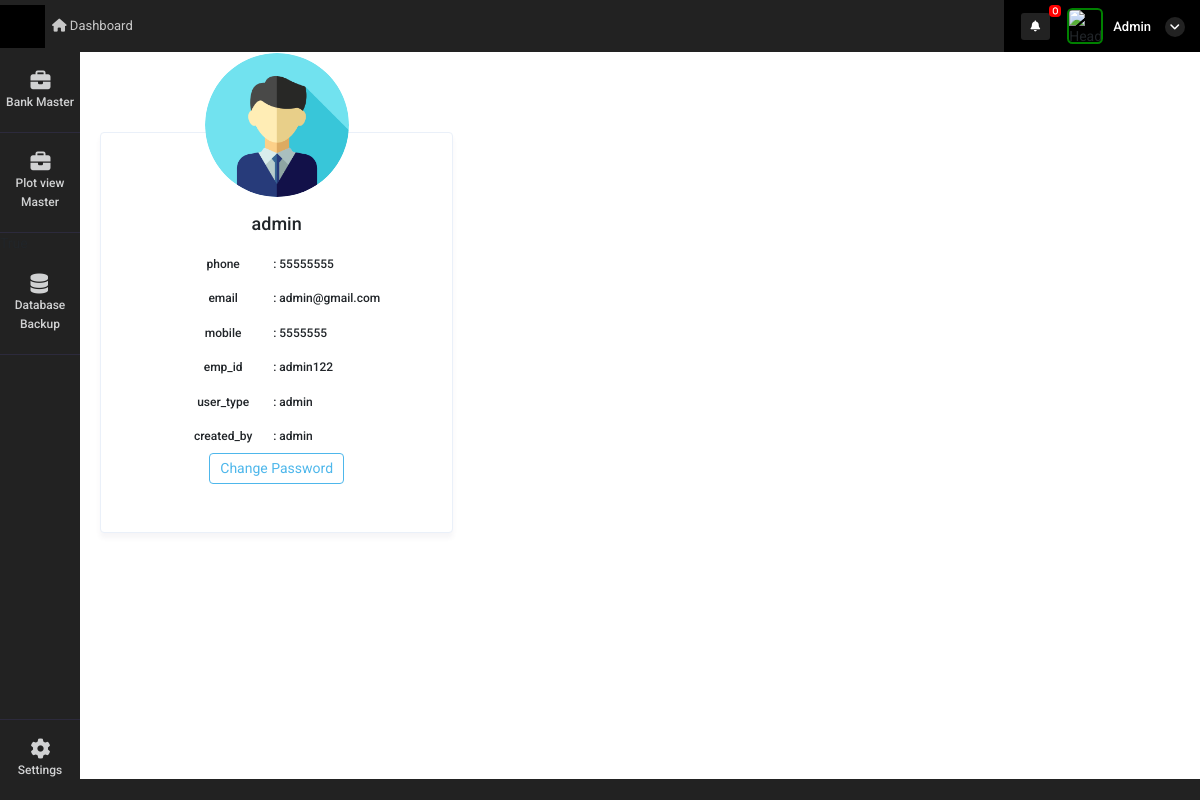
The page /profile (signed in) on the database its author committed.
### super_admin/models.py (models this page shows)
class common(models.Model):  # COMM0N
    dt = models.DateField(auto_now=True)
    tm = models.TimeField(auto_now=True)
    updated = models.DateTimeField(default=timezone.now)
    status = models.CharField(max_length=255, null=True)
    class Meta:
        abstract = True

class user_Details(common):
    auth_user = models.ForeignKey(User,on_delete=models.CASCADE,related_name="auth_user_login_id", null=True)
    name = models.CharField(max_length=255,null=True)
    phone = models.CharField(max_length=255,null=True)
    email = models.EmailField(null=True)
    mobile = models.CharField(max_length=255,null=True)
    emp_id = models.CharField(max_length=255,null=True)
    address1 = models.CharField(max_length=255,null=True)
    address2 = models.CharField(max_length=255,null=True)
    city = models.CharField(max_length=255,null=True)
    state = models.CharField(max_length=255,null=True)
    country = models.CharField(max_length=255,null=True)
    zip = models.CharField(max_length=255,null=True)
    password_geration_type = models.CharField(max_length=255,choices=password_generate_option,null=True)
    user_type = models.CharField(max_length=255,choices=login_user_type,null=True)
    atatchment = models.FileField(upload_to="user_image",null=True)
    created_by = models.ForeignKey(User,on_delete=models.CASCADE,related_name="added_by_user_id", null=True)
    plot_list_view = models.CharField(max_length=255,null=True)
    price_visibility = models.IntegerField(null=True,default=1)
    property_access =  models.CharField(max_length=255,choices=property_access_option,null=True)
    manager_nav_ploat_permission = models.IntegerField(default=0)
    manager_nav_user_permission = models.IntegerField(default=0)
    manager_nav_plot_edit_permission = models.IntegerField(default=0)
    manager_nav_booking_cancel_permission = models.IntegerField(default=0)
    manager_nav_customer_read_permission = models.IntegerField(default=0)
    manager_nav_customer_write_permission = models.IntegerField(default=0)
    manager_nav_customer_edit_permission = models.IntegerField(default=0)
    manager_nav_document_read_permission = models.IntegerField(default=0)
    manager_nav_document_write_permission = models.IntegerField(default=0)
    manager_nav_document_edit_permission = models.IntegerField(default=0)

### super_admin/views.py (the view)
# urls.py: path('profile',views.profile,name='profile'),
def profile(request):
    try:
        user_data = user_Details.objects.get(auth_user=request.user)
        context = {
            'user_data': user_data,
            'bank_nav':1
        }
        return render(request, 'super_admin/profile.html', context)
    except:
        return render(request, 'super_admin/profile.html',{ 'bank_nav':1})

### super_admin/templatetags/notification.py (called while the page is built, shortened)
@register.filter(name='get_notifications')
def get_notifications(value,args):
    user_dat = User.objects.get(id=value.id)
    st = user_dat.is_superuser
    data_count = ''
    if st == True:
        data_count = user_request_plot.objects.filter(read_status=0).count()
    return data_count

@register.filter(name='get_loginUsernameImage')
def get_loginUsernameImage(value,args):
    user_dat = User.objects.get(id=value.id)
    st = user_dat.is_superuser
    image_url = ''
    if st == True:
        image_url = 'http://10.10.10.119:8000/static/adminicon.jpg'
    else:
        user_data = user_Details.objects.get(auth_user=value.id)
        if user_data.atatchment == '':
            image_url = 'http://10.10.10.119:8000/static/adminicon.jpg'
        else:
            image_url ='../media/'+str(user_data.atatchment)
    return image_url

### super_admin/templates/super_admin/profile.html (shortened to what this page needs)
{% extends "super_admin/base.html" %}
{% block content %}
{% load static %}
<div class="container">
  <div class="row">
    <div class="col-12 col-sm-8 col-md-6 col-lg-4">
        {% if user_data %}
      <div class="card mt-5">
        <div class="card-body text-center chang-pass">
          {% if user_data.atatchment == "" %}
          <img class="avatar rounded-circle" src="{% static 'adminicon.jpg' %}" alt="Bologna">
         {% else %}
         <img class="avatar rounded-circle" src="../media/{{user_data.atatchment}}" alt="Bologna">
         {% endif %}
          <h4 class="card-title">{{user_data.name}}</h4>
           <div class="d-flex">
            <h6 class="form-lbl">phone</h6><h6>: {{user_data.phone}}</h6>
           </div>
          <div class="d-flex">
            <h6 class="form-lbl">email</h6><h6>: {{user_data.email}}</h6>
           </div>
        <div class="d-flex">
            <h6 class="form-lbl">mobile</h6><h6>: {{user_data.mobile}}</h6>
        </div>
        <div class="d-flex">
            <h6 class="form-lbl">emp_id</h6><h6>: {{user_data.emp_id}}</h6>
        </div>
        <div class="d-flex">
            <h6 class="form-lbl">user_type</h6><h6>: {{user_data.user_type}}</h6>
        </div>
        <div class="d-flex">
            <h6 class="form-lbl">created_by</h6><h6>: {{user_data.created_by}}</h6>
        </div>
          <a href="#" class="btn btn-outline-info" onclick="change_password()">Change Password</a>
        </div>
        <div class="card-body text-center">
       </div>
      </div>
    </div>
      {% endif %}
  </div>
</div>
{% endblock %}

### super_admin/templates/super_admin/base.html (shortened to what this page needs)
<!doctype html>
{% if data_base_status == 1 %}
{% block content1 %}
{% endblock %}
{% else %}
<html lang="en">
    {% load static %}
    {% load notification %}
<head>
    <link rel="stylesheet" href="{% static 'admin/css/morris.css' %}">
    <link href="{% static 'admin/css/bootstrap.min.css' %}" rel="stylesheet" type="text/css" />
    <link href="{% static 'admin/css/icons.css' %}" rel="stylesheet" type="text/css" />
    <link href="{% static 'admin/css/style.css' %}" rel="stylesheet" type="text/css" />
</head>
<body class="">
    <div id="wrapper">
        <div class="left side-menu">
            <div class="slimscroll-menu" id="remove-scroll">
                <div id="sidebar-menu" class="sidaber_menu">
                    <ul class="" id="side-menu">
                        {% if bank_nav == 1 %}
<li>    <a href="bank_master" class="splnav"> <i class="fas fa-briefcase"></i>        <p>Bank Master</p>    </a></li>
<li>    <a href="plot_view_master" class="splnav"> <i class="fas fa-briefcase"></i>        <p>Plot view Master</p>    </a></li>
{% if request.user.is_superuser == True %}
<li>    <a href="data_base_backup" class="splnav"> <i class="fas fa-database"></i>        <p>Database Backup</p>    </a></li>
{% endif %}
                        {% endif %}
                        <li class="bootm_toggle_settings_button ">
                            <a class="splnav bdr_btmnone_nav" href="profile"> <i class="fa fa-cog"></i>
                                <p>Settings</p>
                            </a>
                        </li>
                    </ul>
                </div>
            </div>
        </div>
        <div class="content-page">
            <div class="topbar">
                <div class="navbar-header">
                    <div class="d-flex">
                        <div class="binance">
                        </div>
                    </div>
                    <ul class="navbar-nav1 bg-2 col">
                        <li class="nav-item d-none d-sm-inline-block">
                            <a href="home" class="nav-link"><i class="fa fa-home"></i> Dashboard</a>
                        </li>
                    </ul>
                    <div class="d-flex align-items-center icns">
                        <div class="dropdown topbar-head-dropdown ms-1 header-item">
                            <a href="view_all_activity">
                                <i class="fas fa-bell fs-icn">
                                    <span
                                        class="position-absolute topbar-badge fs-9 translate-middle badge11 rounded-pill bg-red">{{ request.user|get_notifications:"sss" }}</span></i>
                                    </a>
                        </div>
                        <div class="dropdown header-item topbar-user king button-drpdown">
                            <span class="d-flex align-items-center drpdown-toggle">
                                <img class="header-profile-user" src="{{ request.user|get_loginUsernameImage:"sss" }}" alt="Header Avatar">
                                <span class="text-start ms-xl-2">
                                    <span class="d-none d-xl-inline-block ms-1 fw-medium user-name-text">  {{request.user.username|title}}</span>
                                    <i class="pro-icn fa fa-angle-down"></i>
                                </span>
                            </span>
                        </div>
                    </div>
                </div>
            </div>
            <div class="content">
                {% block content %}
                {% endblock %}
            </div>
            <footer class="footer">
                <div class="container-fluid">
                    <div class="row">
                        <div class="col-sm-6">
                        </div>
                        <div class="col-sm-6">
                        </div>
                    </div>
                </div>
            </footer>
        </div>
    </div>
</body>
</html>
{% endif %}

### super_admin/templates/super_admin/base.html (style rules this page uses)
.badge11 { display: inline-block; padding: .25em .4em; font-size: 75%; font-weight: 700; line-height: 1; text-align: center; white-space: nowrap; vertical-align: baseline; border-radius: .25rem }

### super_admin/templates/super_admin/profile.html (style rules this page uses)
body { padding: 2rem 0rem; }
.avatar { border: 0.3rem solid rgba(#fff, 0.3); margin-top: -6rem; margin-bottom: 1rem; max-width: 9rem; }
.chang-pass .form-lbl { min-width: 100px }
.chang-pass { margin: 0 auto; }
.chang-pass h6 { margin:10px 0; }

### rows shown on the page
user_Details: atatchment (picture), name "admin", phone "55555555", email "admin@gmail.com", mobile "5555555", emp_id "admin122", user_type "admin", created_by "admin"

### other values the page prints
{{ request.user|get_notifications:"sss" }} "0"
{{ request.user.username|title }} "Admin"
